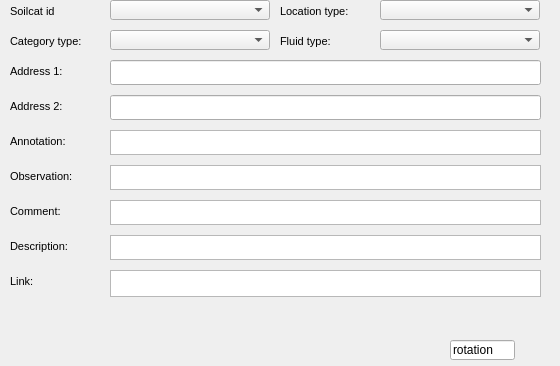
     <widget class="QWidget" name="page_15">
      <property name="geometry">
       <rect>
        <x>0</x>
        <y>0</y>
        <width>560</width>
        <height>366</height>
       </rect>
      </property>
      <attribute name="label">
       <string>Additional information</string>
      </attribute>
      <widget class="QLabel" name="label_adress_02">
       <property name="geometry">
        <rect>
         <x>10</x>
         <y>95</y>
         <width>90</width>
         <height>22</height>
        </rect>
       </property>
       <property name="font">
        <font>
         <pointsize>8</pointsize>
        </font>
       </property>
       <property name="frameShape">
        <enum>QFrame::NoFrame</enum>
       </property>
       <property name="frameShadow">
        <enum>QFrame::Plain</enum>
       </property>
       <property name="text">
        <string>Address 2:</string>
       </property>
       <property name="textFormat">
        <enum>Qt::AutoText</enum>
       </property>
       <property name="scaledContents">
        <bool>false</bool>
       </property>
       <property name="alignment">
        <set>Qt::AlignLeading|Qt::AlignLeft|Qt::AlignVCenter</set>
       </property>
       <property name="margin">
        <number>3</number>
       </property>
      </widget>
      <widget class="QLabel" name="label_annotation">
       <property name="geometry">
        <rect>
         <x>10</x>
         <y>130</y>
         <width>90</width>
         <height>22</height>
        </rect>
       </property>
       <property name="font">
        <font>
         <pointsize>8</pointsize>
        </font>
       </property>
       <property name="frameShape">
        <enum>QFrame::NoFrame</enum>
       </property>
       <property name="frameShadow">
        <enum>QFrame::Plain</enum>
       </property>
       <property name="text">
        <string>Annotation:</string>
       </property>
       <property name="textFormat">
        <enum>Qt::AutoText</enum>
       </property>
       <property name="scaledContents">
        <bool>false</bool>
       </property>
       <property name="alignment">
        <set>Qt::AlignLeading|Qt::AlignLeft|Qt::AlignVCenter</set>
       </property>
       <property name="margin">
        <number>3</number>
       </property>
      </widget>
      <widget class="QLabel" name="label_adress_01">
       <property name="geometry">
        <rect>
         <x>10</x>
         <y>60</y>
         <width>90</width>
         <height>22</height>
        </rect>
       </property>
       <property name="font">
        <font>
         <pointsize>8</pointsize>
        </font>
       </property>
       <property name="frameShape">
        <enum>QFrame::NoFrame</enum>
       </property>
       <property name="frameShadow">
        <enum>QFrame::Plain</enum>
       </property>
       <property name="text">
        <string>Address 1:</string>
       </property>
       <property name="textFormat">
        <enum>Qt::AutoText</enum>
       </property>
       <property name="scaledContents">
        <bool>false</bool>
       </property>
       <property name="alignment">
        <set>Qt::AlignLeading|Qt::AlignLeft|Qt::AlignVCenter</set>
       </property>
       <property name="margin">
        <number>3</number>
       </property>
      </widget>
      <widget class="QTextEdit" name="link">
       <property name="geometry">
        <rect>
         <x>110</x>
         <y>270</y>
         <width>431</width>
         <height>27</height>
        </rect>
       </property>
      </widget>
      <widget class="QLabel" name="label_link">
       <property name="geometry">
        <rect>
         <x>10</x>
         <y>270</y>
         <width>90</width>
         <height>22</height>
        </rect>
       </property>
       <property name="font">
        <font>
         <pointsize>8</pointsize>
        </font>
       </property>
       <property name="frameShape">
        <enum>QFrame::NoFrame</enum>
       </property>
       <property name="frameShadow">
        <enum>QFrame::Plain</enum>
       </property>
       <property name="text">
        <string>Link:</string>
       </property>
       <property name="textFormat">
        <enum>Qt::AutoText</enum>
       </property>
       <property name="scaledContents">
        <bool>false</bool>
       </property>
       <property name="alignment">
        <set>Qt::AlignLeading|Qt::AlignLeft|Qt::AlignVCenter</set>
       </property>
       <property name="margin">
        <number>3</number>
       </property>
      </widget>
      <widget class="QLineEdit" name="adress_02">
       <property name="geometry">
        <rect>
         <x>110</x>
         <y>95</y>
         <width>431</width>
         <height>25</height>
        </rect>
       </property>
      </widget>
      <widget class="QLabel" name="label_descript">
       <property name="geometry">
        <rect>
         <x>10</x>
         <y>235</y>
         <width>91</width>
         <height>22</height>
        </rect>
       </property>
       <property name="font">
        <font>
         <pointsize>8</pointsize>
        </font>
       </property>
       <property name="frameShape">
        <enum>QFrame::NoFrame</enum>
       </property>
       <property name="frameShadow">
        <enum>QFrame::Plain</enum>
       </property>
       <property name="text">
        <string>Description:</string>
       </property>
       <property name="textFormat">
        <enum>Qt::AutoText</enum>
       </property>
       <property name="scaledContents">
        <bool>false</bool>
       </property>
       <property name="alignment">
        <set>Qt::AlignLeading|Qt::AlignLeft|Qt::AlignVCenter</set>
       </property>
       <property name="margin">
        <number>3</number>
       </property>
      </widget>
      <widget class="QComboBox" name="fluid_type">
       <property name="geometry">
        <rect>
         <x>380</x>
         <y>30</y>
         <width>160</width>
         <height>20</height>
        </rect>
       </property>
      </widget>
      <widget class="QTextEdit" name="observ">
       <property name="geometry">
        <rect>
         <x>110</x>
         <y>165</y>
         <width>431</width>
         <height>25</height>
        </rect>
       </property>
      </widget>
      <widget class="QLabel" name="label_comment">
       <property name="geometry">
        <rect>
         <x>10</x>
         <y>200</y>
         <width>90</width>
         <height>22</height>
        </rect>
       </property>
       <property name="font">
        <font>
         <pointsize>8</pointsize>
        </font>
       </property>
       <property name="frameShape">
        <enum>QFrame::NoFrame</enum>
       </property>
       <property name="frameShadow">
        <enum>QFrame::Plain</enum>
       </property>
       <property name="text">
        <string>Comment:</string>
       </property>
       <property name="textFormat">
        <enum>Qt::AutoText</enum>
       </property>
       <property name="scaledContents">
        <bool>false</bool>
       </property>
       <property name="alignment">
        <set>Qt::AlignLeading|Qt::AlignLeft|Qt::AlignVCenter</set>
       </property>
       <property name="margin">
        <number>3</number>
       </property>
      </widget>
      <widget class="QLabel" name="label_fluid_type">
       <property name="geometry">
        <rect>
         <x>280</x>
         <y>30</y>
         <width>90</width>
         <height>22</height>
        </rect>
       </property>
       <property name="font">
        <font>
         <pointsize>8</pointsize>
        </font>
       </property>
       <property name="frameShape">
        <enum>QFrame::NoFrame</enum>
       </property>
       <property name="frameShadow">
        <enum>QFrame::Plain</enum>
       </property>
       <property name="text">
        <string>Fluid type:</string>
       </property>
       <property name="textFormat">
        <enum>Qt::AutoText</enum>
       </property>
       <property name="scaledContents">
        <bool>false</bool>
       </property>
       <property name="alignment">
        <set>Qt::AlignLeading|Qt::AlignLeft|Qt::AlignVCenter</set>
       </property>
       <property name="margin">
        <number>3</number>
       </property>
      </widget>
      <widget class="QTextEdit" name="descript">
       <property name="geometry">
        <rect>
         <x>110</x>
         <y>235</y>
         <width>431</width>
         <height>25</height>
        </rect>
       </property>
      </widget>
      <widget class="QLabel" name="label_observ">
       <property name="geometry">
        <rect>
         <x>10</x>
         <y>165</y>
         <width>90</width>
         <height>22</height>
        </rect>
       </property>
       <property name="font">
        <font>
         <pointsize>8</pointsize>
        </font>
       </property>
       <property name="frameShape">
        <enum>QFrame::NoFrame</enum>
       </property>
       <property name="frameShadow">
        <enum>QFrame::Plain</enum>
       </property>
       <property name="text">
        <string>Observation:</string>
       </property>
       <property name="textFormat">
        <enum>Qt::AutoText</enum>
       </property>
       <property name="scaledContents">
        <bool>false</bool>
       </property>
       <property name="alignment">
        <set>Qt::AlignLeading|Qt::AlignLeft|Qt::AlignVCenter</set>
       </property>
       <property name="margin">
        <number>3</number>
       </property>
      </widget>
      <widget class="QComboBox" name="soilcat_id">
       <property name="geometry">
        <rect>
         <x>110</x>
         <y>0</y>
         <width>160</width>
         <height>20</height>
        </rect>
       </property>
      </widget>
      <widget class="QTextEdit" name="annotation">
       <property name="geometry">
        <rect>
         <x>110</x>
         <y>130</y>
         <width>431</width>
         <height>25</height>
        </rect>
       </property>
       <property name="frameShape">
        <enum>QFrame::StyledPanel</enum>
       </property>
       <property name="frameShadow">
        <enum>QFrame::Raised</enum>
       </property>
      </widget>
      <widget class="QLineEdit" name="adress_01">
       <property name="geometry">
        <rect>
         <x>110</x>
         <y>60</y>
         <width>431</width>
         <height>25</height>
        </rect>
       </property>
       <property name="echoMode">
        <enum>QLineEdit::Normal</enum>
       </property>
      </widget>
      <widget class="QLabel" name="label_category_type">
       <property name="geometry">
        <rect>
         <x>10</x>
         <y>30</y>
         <width>90</width>
         <height>22</height>
        </rect>
       </property>
       <property name="font">
        <font>
         <pointsize>8</pointsize>
        </font>
       </property>
       <property name="frameShape">
        <enum>QFrame::NoFrame</enum>
       </property>
       <property name="frameShadow">
        <enum>QFrame::Plain</enum>
       </property>
       <property name="text">
        <string>Category type:</string>
       </property>
       <property name="textFormat">
        <enum>Qt::AutoText</enum>
       </property>
       <property name="scaledContents">
        <bool>false</bool>
       </property>
       <property name="alignment">
        <set>Qt::AlignLeading|Qt::AlignLeft|Qt::AlignVCenter</set>
       </property>
       <property name="margin">
        <number>3</number>
       </property>
      </widget>
      <widget class="QTextEdit" name="comment">
       <property name="geometry">
        <rect>
         <x>110</x>
         <y>200</y>
         <width>431</width>
         <height>25</height>
        </rect>
       </property>
       <property name="frameShadow">
        <enum>QFrame::Sunken</enum>
       </property>
       <property name="lineWidth">
        <number>1</number>
       </property>
      </widget>
      <widget class="QComboBox" name="location_type">
       <property name="geometry">
        <rect>
         <x>380</x>
         <y>0</y>
         <width>160</width>
         <height>20</height>
        </rect>
       </property>
      </widget>
      <widget class="QLabel" name="label_soilcat_id">
       <property name="geometry">
        <rect>
         <x>10</x>
         <y>0</y>
         <width>90</width>
         <height>22</height>
        </rect>
       </property>
       <property name="font">
        <font>
         <pointsize>8</pointsize>
        </font>
       </property>
       <property name="frameShape">
        <enum>QFrame::NoFrame</enum>
       </property>
       <property name="frameShadow">
        <enum>QFrame::Plain</enum>
       </property>
       <property name="text">
        <string>Soilcat id</string>
       </property>
       <property name="textFormat">
        <enum>Qt::AutoText</enum>
       </property>
       <property name="scaledContents">
        <bool>false</bool>
       </property>
       <property name="alignment">
        <set>Qt::AlignLeading|Qt::AlignLeft|Qt::AlignVCenter</set>
       </property>
       <property name="margin">
        <number>3</number>
       </property>
      </widget>
      <widget class="QLabel" name="label_location_type">
       <property name="geometry">
        <rect>
         <x>280</x>
         <y>0</y>
         <width>90</width>
         <height>22</height>
        </rect>
       </property>
       <property name="font">
        <font>
         <pointsize>8</pointsize>
        </font>
       </property>
       <property name="frameShape">
        <enum>QFrame::NoFrame</enum>
       </property>
       <property name="frameShadow">
        <enum>QFrame::Plain</enum>
       </property>
       <property name="text">
        <string>Location type:</string>
       </property>
       <property name="textFormat">
        <enum>Qt::AutoText</enum>
       </property>
       <property name="scaledContents">
        <bool>false</bool>
       </property>
       <property name="alignment">
        <set>Qt::AlignLeading|Qt::AlignLeft|Qt::AlignVCenter</set>
       </property>
       <property name="margin">
        <number>3</number>
       </property>
      </widget>
      <widget class="QComboBox" name="category_type">
       <property name="geometry">
        <rect>
         <x>110</x>
         <y>30</y>
         <width>160</width>
         <height>20</height>
        </rect>
       </property>
      </widget>
      <widget class="QLineEdit" name="rotation">
       <property name="geometry">
        <rect>
         <x>450</x>
         <y>340</y>
         <width>65</width>
         <height>20</height>
        </rect>
       </property>
       <property name="text">
        <string>rotation</string>
       </property>
      </widget>
     </widget>
